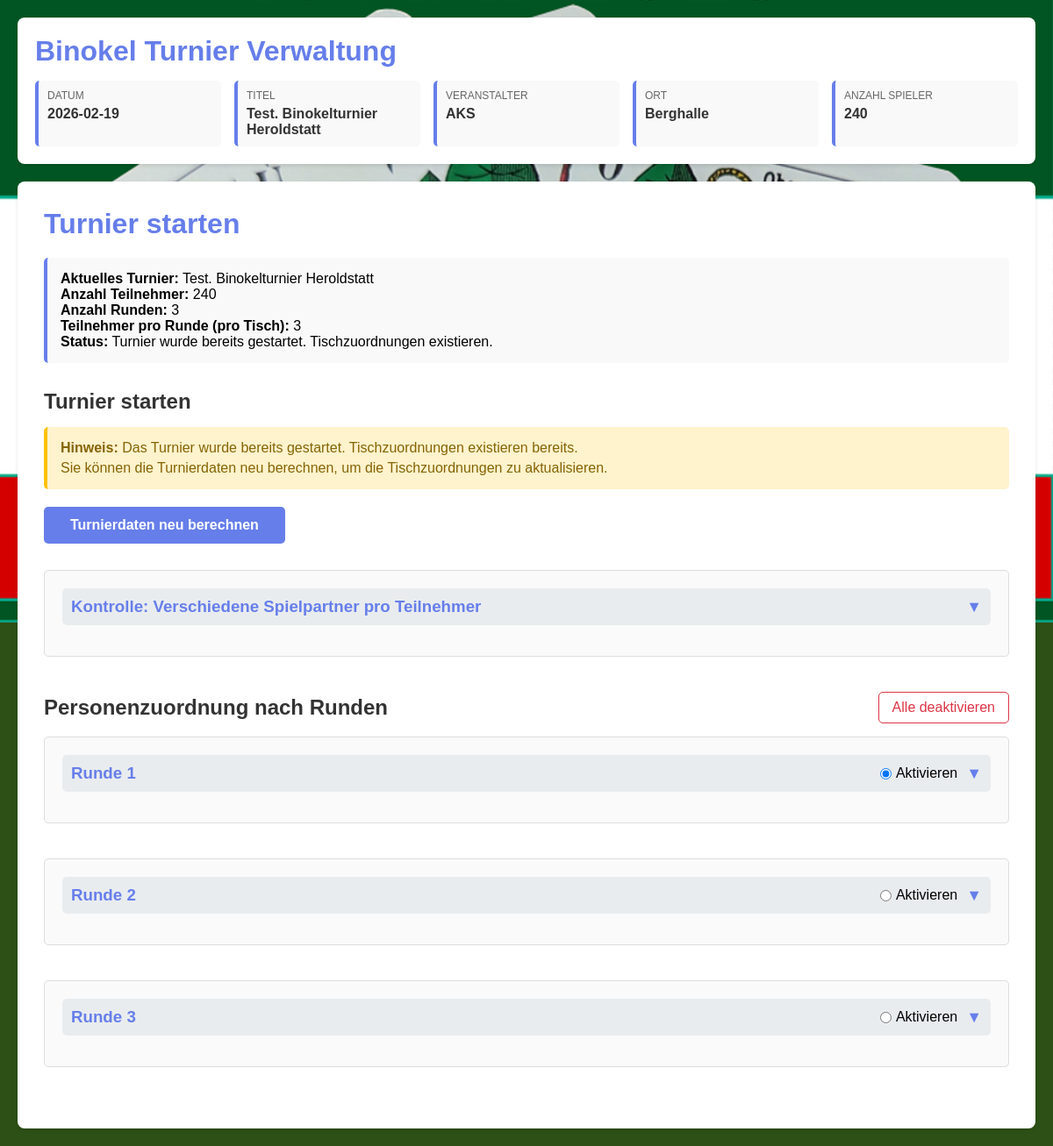
The app's page /turnier/turnier_starten.php with its own data.
### tables this page shows
CREATE TABLE turnier (
        id INTEGER PRIMARY KEY AUTOINCREMENT,
        datum TEXT NOT NULL,
        titel TEXT NOT NULL,
        veranstalter TEXT NOT NULL,
        ort TEXT NOT NULL,
        erstellt_am TEXT DEFAULT CURRENT_TIMESTAMP,
        aktiv INTEGER DEFAULT 1
    , anzahl_spieler INTEGER DEFAULT 0, anzahl_runden INTEGER DEFAULT 3, spieler_pro_runde INTEGER DEFAULT 3, aktive_runde INTEGER DEFAULT NULL, aktive_ergebnis_runde INTEGER DEFAULT NULL, googlemaps_link TEXT DEFAULT NULL, startzeit TEXT DEFAULT NULL, einlasszeit TEXT DEFAULT NULL);

### turnier/config.php (called while the page is built, shortened)
<?php
function getAktuellesTurnier() {
    $db = getDB();
    $stmt = $db->query("SELECT * FROM turnier WHERE aktiv = 1 ORDER BY id DESC LIMIT 1");
    return $stmt->fetch(PDO::FETCH_ASSOC);
}

### turnier/turnier_starten.php (the view, shortened to what this page needs)
<?php
require_once 'config.php';
$aktuellesTurnier = getAktuellesTurnier();
$parameterOk = true;
$hatZuordnungen = false;
if ($aktuellesTurnier) {
    $db = getDB();
    $stmt = $db->prepare("SELECT COUNT(*) as count FROM turnier_zuordnungen WHERE turnier_id = ?");
    $stmt->execute([$aktuellesTurnier['id']]);
    $result = $stmt->fetch(PDO::FETCH_ASSOC);
    $hatZuordnungen = ($result['count'] > 0);
}
?>
<!DOCTYPE html>
<html lang="de">
<head>
</head>
<body>
    <?php include 'header.php'; ?>
    <div class="container">
        <h1>Turnier starten</h1>
        <?php if (!$aktuellesTurnier): ?>
            <div class="message error">
                Kein aktives Turnier gefunden. Bitte erst ein Turnier erfassen und aktivieren.
            </div>
        <?php else: ?>
            <div class="info-box">
                <p><strong>Aktuelles Turnier:</strong> <?php echo htmlspecialchars($aktuellesTurnier['titel']); ?></p>
                <p><strong>Anzahl Teilnehmer:</strong> <?php echo htmlspecialchars($aktuellesTurnier['anzahl_spieler']); ?></p>
                <p><strong>Anzahl Runden:</strong> <?php echo htmlspecialchars($aktuellesTurnier['anzahl_runden'] ?? '3'); ?></p>
                <p><strong>Teilnehmer pro Runde (pro Tisch):</strong> <?php echo htmlspecialchars($aktuellesTurnier['spieler_pro_runde'] ?? '3'); ?></p>
                <?php if ($hatZuordnungen): ?>
                    <p><strong>Status:</strong> Turnier wurde bereits gestartet. Tischzuordnungen existieren.</p>
                <?php endif; ?>
            </div>
            <h2>Turnier starten</h2>
            <?php if (!$hatZuordnungen): ?>
                <?php if (!$parameterOk): ?>
                    <div class="message error">
                        <strong>Das Turnier kann nicht gestartet werden, da die Parameter nicht korrekt sind.</strong>
                        <p style="margin-top: 10px;">Bitte korrigieren Sie die Parameter im Modul "Turnier erfassen" und versuchen Sie es erneut.</p>
                    </div>
                    <button type="button" class="btn" disabled>Turnier starten und Tischzuordnungen berechnen</button>
                <?php else: ?>
                    <div class="info-box" style="background: #d4edda; border-left-color: #28a745;">
                        <p style="color: #155724;"><strong>✓ Alle Parameter sind korrekt.</strong></p>
                        <p style="color: #155724; margin-top: 5px;">Das Turnier kann gestartet werden.</p>
                    </div>
                    <form method="POST">
                        <input type="hidden" name="start_turnier" value="1">
                        <button type="submit" class="btn">Turnier starten und Tischzuordnungen berechnen</button>
                    </form>
                <?php endif; ?>
            <?php else: ?>
                <div class="info-box" style="background: #fff3cd; border-left-color: #ffc107;">
                    <p style="color: #856404;"><strong>Hinweis:</strong> Das Turnier wurde bereits gestartet. Tischzuordnungen existieren bereits.</p>
                    <p style="color: #856404; margin-top: 5px;">Sie können die Turnierdaten neu berechnen, um die Tischzuordnungen zu aktualisieren.</p>
                </div>
            <?php endif; ?>
            <div style="margin-top: 20px;">
                <form method="POST">
                    <button type="submit" class="btn" <?php echo !$parameterOk ? 'disabled' : ''; ?>>Turnierdaten neu berechnen</button>
                </form>
            </div>
            <?php if ($hatZuordnungen): ?>
                <div class="runde-container" style="margin-top: 30px;">
                    <div class="runde-header" onclick="toggleKontrolle()">
                        <h3>Kontrolle: Verschiedene Spielpartner pro Teilnehmer</h3>
                        <span class="runde-toggle" id="toggle-kontrolle">▼</span>
                    </div>
                </div>
                <div style="display: flex; justify-content: space-between; align-items: center; margin-bottom: 15px;">
                    <h2 style="margin: 0;">Personenzuordnung nach Runden</h2>
                    <a href="runde_deaktivieren.php" style="color: #dc3545; text-decoration: none; padding: 8px 15px; border: 1px solid #dc3545; border-radius: 5px; transition: all 0.3s;"
                       onmouseover="this.style.background='#dc3545'; this.style.color='white';"
                       onmouseout="this.style.background='white'; this.style.color='#dc3545';">
                        Alle deaktivieren
                    </a>
                </div>
                <?php
                $anzahlRunden = intval($aktuellesTurnier['anzahl_runden'] ?? 3);
                for ($runde = 1; $runde <= $anzahlRunden; $runde++):
                ?>
                    <div id="runde-<?php echo $runde; ?>" class="runde-container">
                        <div class="runde-header" onclick="toggleRunde(<?php echo $runde; ?>)">
                            <h3>Runde <?php echo $runde; ?></h3>
                            <div style="display: flex; align-items: center; gap: 10px;">
                                <label style="display: flex; align-items: center; gap: 5px; cursor: pointer; margin: 0;" onclick="event.stopPropagation();">
                                    <input type="radio" name="aktive_runde" value="<?php echo $runde; ?>"
                                           <?php echo (isset($aktuellesTurnier['aktive_runde']) && $aktuellesTurnier['aktive_runde'] == $runde) ? 'checked' : ''; ?>
                                           onchange="aktiviereRunde(<?php echo $runde; ?>)">
                                    <span>Aktivieren</span>
                                </label>
                                <span class="runde-toggle" id="toggle-<?php echo $runde; ?>">▼</span>
                            </div>
                        </div>
                    </div>
                <?php endfor; ?>
            <?php endif; ?>
        <?php endif; ?>
    </div>
</body>
</html>

### turnier/header.php (shortened to what this page needs)
<?php
require_once 'config.php';
$aktuellesTurnier = getAktuellesTurnier();
?>
<div class="header">
    <h1>Binokel Turnier Verwaltung</h1>
    <?php if ($aktuellesTurnier): ?>
        <div class="turnier-info">
            <div class="info-item">
                <div class="info-label">Datum</div>
                <div class="info-value"><?php echo htmlspecialchars($aktuellesTurnier['datum']); ?></div>
            </div>
            <div class="info-item">
                <div class="info-label">Titel</div>
                <div class="info-value"><?php echo htmlspecialchars($aktuellesTurnier['titel']); ?></div>
            </div>
            <div class="info-item">
                <div class="info-label">Veranstalter</div>
                <div class="info-value"><?php echo htmlspecialchars($aktuellesTurnier['veranstalter']); ?></div>
            </div>
            <div class="info-item">
                <div class="info-label">Ort</div>
                <div class="info-value"><?php echo htmlspecialchars($aktuellesTurnier['ort']); ?></div>
            </div>
            <div class="info-item">
                <div class="info-label">Anzahl Spieler</div>
                <div class="info-value"><?php echo htmlspecialchars($aktuellesTurnier['anzahl_spieler'] ?? '0'); ?></div>
            </div>
        </div>
    <?php else: ?>
        <p class="no-turnier">Noch kein Turnier erfasst</p>
    <?php endif; ?>
</div>

### turnier/turnier_starten.php (style rules this page uses)
* { margin: 0; padding: 0; box-sizing: border-box; }
body { font-family: Arial, sans-serif; background-color: #2d5016; background-image: url('../img/Binokel_Hintergrund.png'); background-size: contain; background-position: center top; background-repeat: no-repeat; background-attachment: fixed; padding: 20px; }
.container { background: white; padding: 30px; border-radius: 8px; box-shadow: 0 2px 4px rgba(0,0,0,0.1); max-width: 1400px; margin: 0 auto; }
h1 { color: #667eea; margin-bottom: 20px; }
h2 { color: #333; margin: 30px 0 15px 0; }
.btn { background: #667eea; color: white; padding: 12px 30px; border: none; border-radius: 5px; font-size: 16px; font-weight: 600; cursor: pointer; transition: background-color 0.3s; }
.info-box { padding: 15px; background: #f9f9f9; border-radius: 5px; margin-bottom: 20px; border-left: 4px solid #667eea; }
.runde-container { margin-bottom: 40px; padding: 20px; border: 1px solid #ddd; border-radius: 5px; background: #fafafa; }
.runde-header { display: flex; justify-content: space-between; align-items: center; margin-bottom: 15px; cursor: pointer; padding: 10px; background: #e9ecef; border-radius: 5px; transition: background-color 0.3s; }
.runde-header h3 { margin: 0; color: #667eea; }
.runde-toggle { font-size: 18px; font-weight: bold; color: #667eea; user-select: none; }

### turnier/header.php (style rules this page uses)
.header { background: white; padding: 20px; border-radius: 8px; margin-bottom: 20px; box-shadow: 0 2px 4px rgba(0,0,0,0.1); }
.header h1 { color: #667eea; margin-bottom: 15px; }
.turnier-info { display: grid; grid-template-columns: repeat(auto-fit, minmax(200px, 1fr)); gap: 15px; margin-top: 15px; }
.info-item { padding: 10px; background: #f9f9f9; border-radius: 5px; border-left: 4px solid #667eea; }
.info-label { font-size: 12px; color: #666; text-transform: uppercase; margin-bottom: 5px; }
.info-value { font-size: 16px; font-weight: bold; color: #333; }

### records on screen
turnier: datum "2026-02-19", titel "Test. Binokelturnier Heroldstatt", veranstalter "AKS", ort "Berghalle", anzahl_spieler "240", anzahl_runden "3", spieler_pro_runde "3", aktive_runde "☑ Aktivieren", aktive_runde "☐ Aktivieren"
